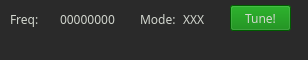
<?xml version="1.0" encoding="UTF-8"?>
<ui version="4.0">
 <class>MainWindow</class>
 <widget class="QMainWindow" name="MainWindow">
  <property name="geometry">
   <rect>
    <x>0</x>
    <y>0</y>
    <width>308</width>
    <height>60</height>
   </rect>
  </property>
  <property name="windowTitle">
   <string>K6GTE TuneMe</string>
  </property>
  <property name="styleSheet">
   <string notr="true">background-color: rgb(42, 42, 42);
color: rgb(211, 215, 207);</string>
  </property>
  <widget class="QWidget" name="centralwidget">
   <widget class="QLabel" name="label">
    <property name="geometry">
     <rect>
      <x>10</x>
      <y>10</y>
      <width>41</width>
      <height>18</height>
     </rect>
    </property>
    <property name="font">
     <font>
      <family>JetBrains Mono</family>
     </font>
    </property>
    <property name="text">
     <string>Freq:</string>
    </property>
   </widget>
   <widget class="QLabel" name="freq_label">
    <property name="geometry">
     <rect>
      <x>60</x>
      <y>10</y>
      <width>71</width>
      <height>18</height>
     </rect>
    </property>
    <property name="font">
     <font>
      <family>JetBrains Mono</family>
     </font>
    </property>
    <property name="text">
     <string>00000000</string>
    </property>
   </widget>
   <widget class="QLabel" name="label_3">
    <property name="geometry">
     <rect>
      <x>140</x>
      <y>10</y>
      <width>41</width>
      <height>18</height>
     </rect>
    </property>
    <property name="font">
     <font>
      <family>JetBrains Mono</family>
     </font>
    </property>
    <property name="text">
     <string>Mode:</string>
    </property>
   </widget>
   <widget class="QLabel" name="mode_label">
    <property name="geometry">
     <rect>
      <x>183</x>
      <y>10</y>
      <width>40</width>
      <height>18</height>
     </rect>
    </property>
    <property name="font">
     <font>
      <family>JetBrains Mono</family>
     </font>
    </property>
    <property name="text">
     <string>XXX</string>
    </property>
   </widget>
   <widget class="QLabel" name="errorline_label">
    <property name="geometry">
     <rect>
      <x>10</x>
      <y>35</y>
      <width>291</width>
      <height>18</height>
     </rect>
    </property>
    <property name="font">
     <font>
      <family>JetBrains Mono</family>
     </font>
    </property>
    <property name="text">
     <string/>
    </property>
   </widget>
   <widget class="QPushButton" name="tunebutton">
    <property name="geometry">
     <rect>
      <x>230</x>
      <y>5</y>
      <width>61</width>
      <height>26</height>
     </rect>
    </property>
    <property name="font">
     <font>
      <family>JetBrains Mono</family>
     </font>
    </property>
    <property name="styleSheet">
     <string notr="true">QPushButton{background-color: green;}
QPushButton:checked{background-color: red;}</string>
    </property>
    <property name="text">
     <string>Tune!</string>
    </property>
    <property name="checkable">
     <bool>true</bool>
    </property>
   </widget>
  </widget>
 </widget>
 <resources/>
 <connections/>
</ui>
